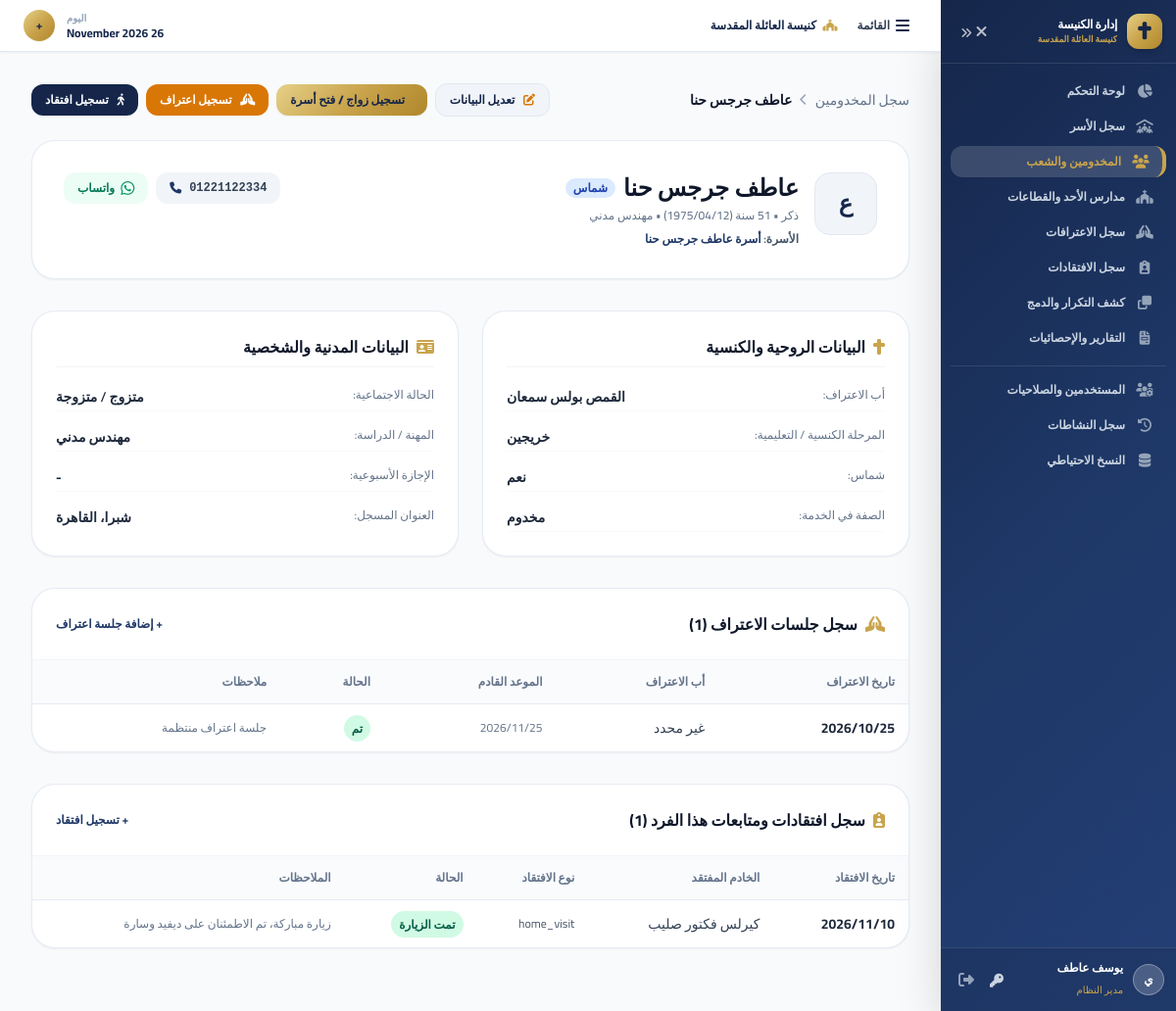
/person-details.php?id=1 (signed in), run on the app's committed database.
### tables this page shows
CREATE TABLE `persons` (
  `id` INT AUTO_INCREMENT PRIMARY KEY,
  `family_id` INT NULL,
  `first_name` VARCHAR(100) NOT NULL,
  `middle_name` VARCHAR(100) NULL,
  `last_name` VARCHAR(100) NULL,
  `gender` ENUM('male', 'female') NOT NULL,
  `date_of_birth` DATE NULL,
  `is_deceased` TINYINT(1) DEFAULT 0,
  `date_of_death` DATE NULL,
  `phone` VARCHAR(50) NULL,
  `whatsapp` VARCHAR(50) NULL,
  `second_phone` VARCHAR(50) NULL,
  `email` VARCHAR(255) NULL,
  `national_id` VARCHAR(20) NULL UNIQUE,
  `marital_status` ENUM('single', 'married', 'divorced', 'widowed') NULL,
  `care_situation` VARCHAR(100) NULL,
  `education_stage` ENUM('nursery', 'angels', 'primary_1_2', 'primary_3_4', 'primary_5_6', 'preparatory', 'secondary', 'university', 'graduate', 'mens_gathering') NULL,
  `qualification` VARCHAR(255) NULL,
  `school_year` VARCHAR(50) NULL,
  `confession_father` VARCHAR(255) NULL,
  `confession_church` VARCHAR(255) NULL,
  `weekly_leave` VARCHAR(255) NULL,
  `is_deacon` TINYINT(1) DEFAULT 0,
  `is_servant` TINYINT(1) DEFAULT 0,
  `in_prep_center` TINYINT(1) DEFAULT 0,
  `occupation` VARCHAR(255) NULL,
  `address` TEXT NULL,
  `notes` TEXT NULL,
  `is_active` TINYINT(1) DEFAULT 1,
  `is_archived` TINYINT(1) DEFAULT 0,
  `created_at` DATETIME DEFAULT CURRENT_TIMESTAMP,
  `updated_at` DATETIME DEFAULT CURRENT_TIMESTAMP ON UPDATE CURRENT_TIMESTAMP,
  INDEX `idx_person_name` (`first_name`, `last_name`),
  INDEX `idx_person_phone` (`phone`),
  INDEX `idx_person_national_id` (`national_id`),
  FOREIGN KEY (`family_id`) REFERENCES `families`(`id`) ON DELETE SET NULL
);

CREATE TABLE `families` (
  `id` INT AUTO_INCREMENT PRIMARY KEY,
  `family_code` VARCHAR(50) NOT NULL UNIQUE,
  `family_name` VARCHAR(255) NOT NULL,
  `address` TEXT NULL,
  `street` VARCHAR(255) NULL,
  `branch_from` VARCHAR(255) NULL,
  `area` VARCHAR(255) NULL,
  `landmark` VARCHAR(255) NULL,
  `building_number` VARCHAR(50) NULL,
  `floor` VARCHAR(50) NULL,
  `apartment_number` VARCHAR(50) NULL,
  `gps_location` VARCHAR(255) NULL,
  `phone` VARCHAR(50) NULL,
  `special_case` VARCHAR(50) NULL,
  `housing_type` VARCHAR(50) NULL,
  `economic_status` VARCHAR(50) NULL,
  `health_status` VARCHAR(50) NULL,
  `is_active` TINYINT(1) DEFAULT 1,
  `notes` TEXT NULL,
  `created_at` DATETIME DEFAULT CURRENT_TIMESTAMP,
  `updated_at` DATETIME DEFAULT CURRENT_TIMESTAMP ON UPDATE CURRENT_TIMESTAMP,
  INDEX `idx_family_code` (`family_code`),
  INDEX `idx_family_name` (`family_name`)
);

CREATE TABLE `confessions` (
  `id` INT AUTO_INCREMENT PRIMARY KEY,
  `person_id` INT NOT NULL,
  `priest_id` INT NULL,
  `confession_date` DATETIME NOT NULL,
  `next_confession_date` DATETIME NULL,
  `status` ENUM('upcoming', 'completed', 'missed', 'cancelled') DEFAULT 'completed',
  `notes` TEXT NULL,
  `created_at` DATETIME DEFAULT CURRENT_TIMESTAMP,
  FOREIGN KEY (`person_id`) REFERENCES `persons`(`id`) ON DELETE CASCADE,
  FOREIGN KEY (`priest_id`) REFERENCES `priests`(`id`) ON DELETE SET NULL
);

CREATE TABLE `visits` (
  `id` INT AUTO_INCREMENT PRIMARY KEY,
  `family_id` INT NULL,
  `person_id` INT NULL,
  `servant_id` INT NULL,
  `visit_date` DATETIME NOT NULL,
  `visit_type` ENUM('home_visit', 'phone_call', 'follow_up', 'emergency_visit', 'other') NOT NULL,
  `status` ENUM('pending', 'completed', 'cancelled', 'rescheduled') DEFAULT 'pending',
  `notes` TEXT NULL,
  `next_visit_date` DATETIME NULL,
  `created_at` DATETIME DEFAULT CURRENT_TIMESTAMP,
  `updated_at` DATETIME DEFAULT CURRENT_TIMESTAMP ON UPDATE CURRENT_TIMESTAMP,
  FOREIGN KEY (`family_id`) REFERENCES `families`(`id`) ON DELETE CASCADE,
  FOREIGN KEY (`person_id`) REFERENCES `persons`(`id`) ON DELETE CASCADE,
  FOREIGN KEY (`servant_id`) REFERENCES `persons`(`id`) ON DELETE SET NULL
);

### person-details.php (the view, shortened to what the rows shown need)
<?php
require_once __DIR__ . '/config/db.php';
require_once __DIR__ . '/includes/functions.php';
$person_id = (int)($_GET['id'] ?? 0);
$stmt = $pdo->prepare("
    SELECT p.*, f.family_name, f.family_code, f.address AS family_address
    FROM persons p
    LEFT JOIN families f ON p.family_id = f.id
    WHERE p.id = ?
");
$stmt->execute([$person_id]);
$person = $stmt->fetch();
$full_name = trim($person['first_name'] . ' ' . ($person['middle_name'] ?? '') . ' ' . ($person['last_name'] ?? ''));
$age = calc_age($person['date_of_birth']);
$stmt = $pdo->prepare("
    SELECT c.*, pr.display_name AS priest_name
    FROM confessions c
    LEFT JOIN priests pr ON c.priest_id = pr.id
    WHERE c.person_id = ?
    ORDER BY c.confession_date DESC
");
$stmt->execute([$person_id]);
$confessions = $stmt->fetchAll();
$stmt = $pdo->prepare("
    SELECT v.*, p.first_name AS servant_first_name, p.middle_name AS servant_middle_name, p.last_name AS servant_last_name
    FROM visits v
    LEFT JOIN persons p ON v.servant_id = p.id
    WHERE v.person_id = ?
    ORDER BY v.visit_date DESC
");
$stmt->execute([$person_id]);
$visits = $stmt->fetchAll();
require_once __DIR__ . '/includes/header.php';
require_once __DIR__ . '/includes/sidebar.php';
?>
<div class="flex items-center justify-between mb-6">
    <div class="flex items-center space-x-2 space-x-reverse text-sm text-slate-500">
        <a href="persons.php" class="hover:text-church-navy">سجل المخدومين</a>
        <i class="fas fa-chevron-left text-xs text-slate-400"></i>
        <span class="font-bold text-slate-900"><?= htmlspecialchars($full_name) ?></span>
    </div>
</div>
<div class="bg-white rounded-3xl p-6 sm:p-8 shadow-sm border border-slate-200/80 mb-8">
    <div class="flex flex-col sm:flex-row items-start justify-between gap-6">
        <div class="flex items-start space-x-4 space-x-reverse">
            <div class="w-16 h-16 rounded-2xl bg-slate-100 text-church-navy flex items-center justify-center text-2xl font-bold border border-slate-200">
                <?= mb_substr($person['first_name'], 0, 1, 'UTF-8') ?>
            </div>
            <div>
                <div class="flex items-center space-x-2 space-x-reverse mb-1">
                    <h1 class="text-2xl font-extrabold text-slate-900">
                        <?= htmlspecialchars($full_name) ?>
                    </h1>
                    <?php if ($person['is_deacon']): ?>
                        <span class="px-2 py-0.5 bg-blue-100 text-blue-800 rounded-full text-xs font-bold">شماس</span>
                    <?php endif; ?>
                </div>
                <p class="text-xs text-slate-500 font-medium">
                    <?= $person['gender'] === 'female' ? 'أنثى' : 'ذكر' ?> •
                    <?= $age !== null ? $age . ' سنة (' . format_date($person['date_of_birth']) . ')' : 'تاريخ الميلاد غير محدد' ?> •
                    <?= htmlspecialchars($person['occupation'] ?: 'المهنة غير مسجلة') ?>
                </p>
                <?php if ($person['family_name']): ?>
                <p class="text-xs text-slate-600 mt-2 font-semibold">
                    الأسرة:
                    <a href="family-details.php?id=<?= $person['family_id'] ?>" class="text-church-blue hover:underline">
                        <?= htmlspecialchars($person['family_name']) ?>
                    </a>
                </p>
                <?php endif; ?>
            </div>
        </div>
        <div class="flex flex-wrap gap-2">
            <?php if ($person['phone']): ?>
            <a href="tel:<?= htmlspecialchars($person['phone']) ?>" class="inline-flex items-center px-3.5 py-2 rounded-xl bg-slate-100 text-slate-700 hover:bg-slate-200 text-xs font-mono font-bold" dir="ltr">
                <i class="fas fa-phone mr-2 text-church-blue"></i>
                <?= htmlspecialchars($person['phone']) ?>
            </a>
            <?php endif; ?>
            <?php if ($person['whatsapp'] || $person['phone']):
                $wa = preg_replace('/[^0-9]/', '', $person['whatsapp'] ?: $person['phone']);
                if (str_starts_with($wa, '01')) $wa = '20' . substr($wa, 1);
            ?>
            <a href="https://wa.me/<?= $wa ?>" target="_blank" class="inline-flex items-center px-3.5 py-2 rounded-xl bg-emerald-50 text-emerald-700 hover:bg-emerald-100 text-xs font-bold">
                <i class="fab fa-whatsapp ml-1.5 text-base text-emerald-600"></i>
                واتساب
            </a>
            <?php endif; ?>
        </div>
    </div>
</div>
<div class="grid grid-cols-1 md:grid-cols-2 gap-6 mb-8">
    <div class="bg-white rounded-3xl p-6 shadow-sm border border-slate-200/80">
        <dl class="space-y-3 text-sm">
            <div class="flex justify-between py-1 border-b border-slate-50">
                <dt class="text-slate-500 text-xs">أب الاعتراف:</dt>
                <dd class="font-bold text-slate-800"><?= htmlspecialchars($person['confession_father'] ?: 'غير محدد') ?></dd>
            </div>
            <div class="flex justify-between py-1 border-b border-slate-50">
                <dt class="text-slate-500 text-xs">المرحلة الكنسية / التعليمية:</dt>
                <dd class="font-semibold text-slate-800"><?= get_stage_name($person['education_stage']) ?></dd>
            </div>
        </dl>
    </div>
    <div class="bg-white rounded-3xl p-6 shadow-sm border border-slate-200/80">
        <dl class="space-y-3 text-sm">
            <div class="flex justify-between py-1 border-b border-slate-50">
                <dt class="text-slate-500 text-xs">الحالة الاجتماعية:</dt>
                <?php
                $marital_ar = [
                    'single'   => 'أعزب / عزباء',
                    'married'  => 'متزوج / متزوجة',
                    'widowed'  => 'أرمل / أرملة',
                    'divorced' => 'مطلق / مطلقة',
                ];
                ?>
                <dd class="font-semibold text-slate-800"><?= htmlspecialchars($marital_ar[$person['marital_status'] ?? ''] ?? ($person['marital_status'] ?: 'غير محدد')) ?></dd>
            </div>
            <div class="flex justify-between py-1 border-b border-slate-50">
                <dt class="text-slate-500 text-xs">المهنة / الدراسة:</dt>
                <dd class="font-semibold text-slate-800"><?= htmlspecialchars($person['occupation'] ?: '-') ?></dd>
            </div>
            <div class="flex justify-between py-1 border-b border-slate-50">
                <dt class="text-slate-500 text-xs">الإجازة الأسبوعية:</dt>
                <dd class="font-bold text-church-navy"><?= format_weekly_leave($person['weekly_leave']) ?></dd>
            </div>
            <div class="flex justify-between py-1">
                <dt class="text-slate-500 text-xs">العنوان المسجل:</dt>
                <dd class="font-semibold text-slate-800"><?= htmlspecialchars($person['address'] ?: ($person['family_address'] ?: '-')) ?></dd>
            </div>
        </dl>
    </div>
</div>
<div class="bg-white rounded-3xl shadow-sm border border-slate-200/80 overflow-hidden mb-8">
    <div class="overflow-x-auto">
        <table class="w-full text-right border-collapse text-sm">
            <thead>
                <tr class="bg-slate-50/70 border-b border-slate-200/80 text-xs font-bold text-slate-500">
                    <th class="p-3.5">تاريخ الاعتراف</th>
                    <th class="p-3.5">أب الاعتراف</th>
                    <th class="p-3.5">الموعد القادم</th>
                    <th class="p-3.5">الحالة</th>
                    <th class="p-3.5">ملاحظات</th>
                </tr>
            </thead>
            <tbody class="divide-y divide-slate-100">
                <?php if (empty($confessions)): ?>
                <tr>
                    <td colspan="5" class="p-6 text-center text-slate-400">لا توجد جلسات اعتراف مسجلة لهذا الشخص.</td>
                </tr>
                <?php else: ?>
                    <?php foreach ($confessions as $c): ?>
                    <tr class="hover:bg-slate-50/50">
                        <td class="p-3.5 font-bold text-slate-800"><?= format_date($c['confession_date']) ?></td>
                        <td class="p-3.5 font-medium text-slate-700"><?= htmlspecialchars($c['priest_name'] ?: 'غير محدد') ?></td>
                        <td class="p-3.5 text-xs text-slate-500"><?= format_date($c['next_confession_date']) ?></td>
                        <td class="p-3.5">
                            <span class="px-2 py-0.5 rounded-full text-xs font-bold <?= $c['status'] === 'completed' ? 'bg-emerald-100 text-emerald-800' : 'bg-amber-100 text-amber-800' ?>">
                                <?= $c['status'] === 'completed' ? 'تم' : 'متأخر' ?>
                            </span>
                        </td>
                        <td class="p-3.5 text-xs text-slate-500"><?= htmlspecialchars($c['notes'] ?: '-') ?></td>
                    </tr>
                    <?php endforeach; ?>
                <?php endif; ?>
            </tbody>
        </table>
    </div>
</div>
<div class="bg-white rounded-3xl shadow-sm border border-slate-200/80 overflow-hidden mb-8">
    <div class="overflow-x-auto">
        <table class="w-full text-right border-collapse text-sm">
            <thead>
                <tr class="bg-slate-50/70 border-b border-slate-200/80 text-xs font-bold text-slate-500">
                    <th class="p-3.5">تاريخ الافتقاد</th>
                    <th class="p-3.5">الخادم المفتقد</th>
                    <th class="p-3.5">نوع الافتقاد</th>
                    <th class="p-3.5">الحالة</th>
                    <th class="p-3.5">الملاحظات</th>
                </tr>
            </thead>
            <tbody class="divide-y divide-slate-100">
                <?php if (empty($visits)): ?>
                <tr>
                    <td colspan="5" class="p-6 text-center text-slate-400">لا توجد زيارات افتقاد مسجلة.</td>
                </tr>
                <?php else: ?>
                    <?php foreach ($visits as $v): ?>
                    <tr class="hover:bg-slate-50/50">
                        <td class="p-3.5 font-bold text-slate-800"><?= format_date($v['visit_date']) ?></td>
                        <td class="p-3.5 text-slate-700"><?= htmlspecialchars(trim(($v['servant_first_name'] ?? '') . ' ' . ($v['servant_middle_name'] ?? '') . ' ' . ($v['servant_last_name'] ?? '')) ?: 'غير محدد') ?></td>
                        <td class="p-3.5 text-xs text-slate-600"><?= htmlspecialchars($v['visit_type']) ?></td>
                        <td class="p-3.5">
                            <span class="px-2 py-0.5 rounded-full text-xs font-bold <?= $v['status'] === 'completed' ? 'bg-emerald-100 text-emerald-800' : 'bg-blue-100 text-blue-800' ?>">
                                <?= $v['status'] === 'completed' ? 'تمت الزيارة' : 'مرتبة / مستقبلية' ?>
                            </span>
                        </td>
                        <td class="p-3.5 text-xs text-slate-500"><?= htmlspecialchars($v['notes'] ?: '-') ?></td>
                    </tr>
                    <?php endforeach; ?>
                <?php endif; ?>
            </tbody>
        </table>
    </div>
</div>
<?php require_once __DIR__ . '/includes/footer.php'; ?>

### data on the page
persons: full_name "عاطف جرجس حنا", first_name "ع", date_of_birth "51", date_of_birth "1975/04/12", occupation "مهندس مدني", family.family_name "أسرة عاطف جرجس حنا", phone "01221122334", confession_father "القمص بولس سمعان", education_stage "خريجين", marital_status "متزوج / متزوجة", weekly_leave "-", family.address "شبرا، القاهرة"
confessions: confession_date "2026/10/25", priest_name "غير محدد", next_confession_date "2026/11/25", status "تم", notes "جلسة اعتراف منتظمة"
visits: visit_date "2026/11/10", servant.last_name "كيرلس فكتور صليب", visit_type "home_visit", status "تمت الزيارة", notes "زيارة مباركة، تم الاطمئنان على ديفيد وسارة"

### other printed values
mb_substr($user['full_name'] ?? 'م', 0, 1, 'UTF-8') "ي"
$user['full_name'] "يوسف عاطف"
get_role_name($user['role'] ?? '') "مدير النظام"
implode(' + ', $roles) "مخدوم"
count($confessions) "1"
count($visits) "1"
